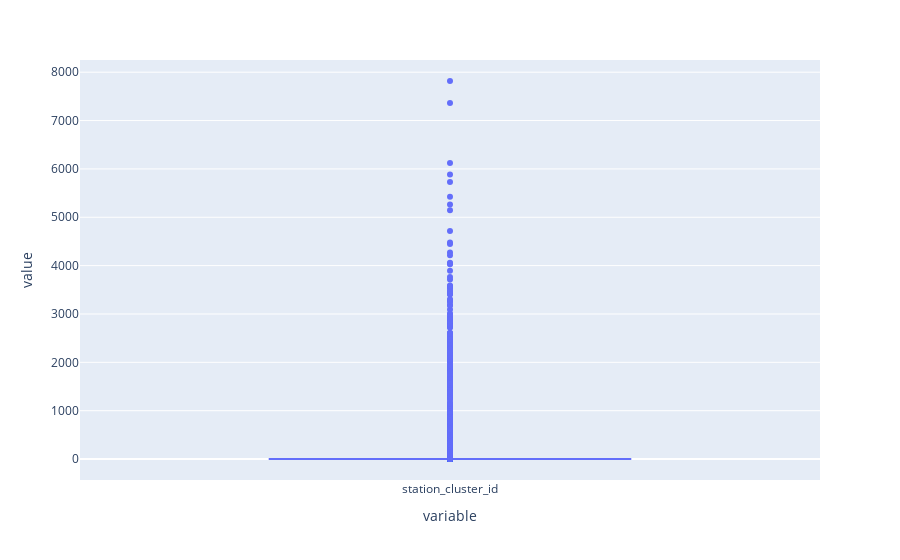

Notebook source saved alongside this figure:
### Code cell
# Distribution of cluster sizes
is_one_to_many = bike_rides.groupby('super_centroid')['station_cluster_id'].transform('nunique')>1
print(f"{1-is_one_to_many.mean():.2%} of points are in single-point clusters")
px.box(bike_rides.groupby('super_centroid')['station_cluster_id'].nunique())

### Figure 1 — Plotly figure (JSON) as saved in the notebook; plotly's stock layout.template omitted (floating-point values rounded to 4 significant figures; data arrays with more than 128 entries replaced by an {"elided": "..."} marker saying what was removed)
{"data": [{"alignmentgroup": "True", "hovertemplate": "variable=%{x}<br>value=%{y}<extra></extra>", "legendgroup": "", "marker": {"color": "#636efa"}, "name": "", "notched": false, "offsetgroup": "", "orientation": "v", "showlegend": false, "type": "box", "x": {"elided": "4910 str values"}, "x0": " ", "xaxis": "x", "y": {"elided": "4910 int values"}, "y0": " ", "yaxis": "y"}], "layout": {"boxmode": "group", "legend": {"tracegroupgap": 0}, "margin": {"t": 60}, "xaxis": {"anchor": "y", "domain": [0, 1], "title": {"text": "variable"}}, "yaxis": {"anchor": "x", "domain": [0, 1], "title": {"text": "value"}}}}
